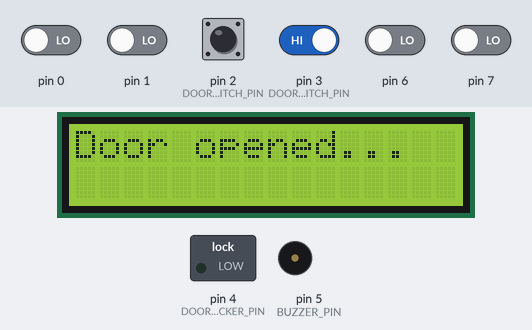
The sketch below on a simulated Arduino Uno, built with avr-gcc and run on an emulated ATmega328P. Parts: 16×2 character LCD, switched loads named in the sketch (green lamp = pin HIGH), buzzer (waves = sounding). The inputs (shaded band) are chosen by the test bench; at power-on: pin 2 (DOOR_CLOSE_SWITCH_PIN), pin 3 (DOOR_UNLOCK_SWITCH_PIN) HIGH, pin 0, pin 1, pin 6, pin 7 LOW. Pins used as bus, display or sensor lines are not drawn.

Above: at 2.0 s.
2.1 s: pin 2 (DOOR_CLOSE_SWITCH_PIN) pulled LOW for 0.15 s
At 2.6 s:
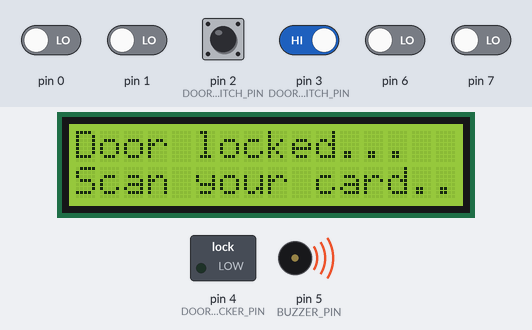
2.8 s: pin 2 (DOOR_CLOSE_SWITCH_PIN) driven LOW and pin 3 (DOOR_UNLOCK_SWITCH_PIN) driven LOW
At 4.3 s:
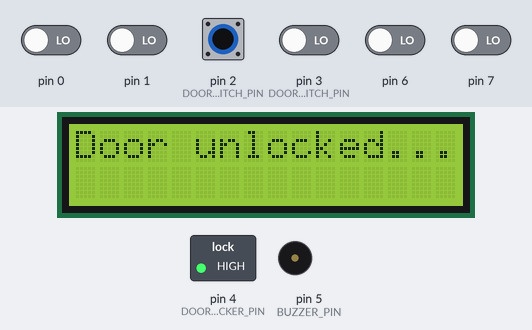
5.0 s: pin 2 (DOOR_CLOSE_SWITCH_PIN) driven HIGH
At 5.27 s:
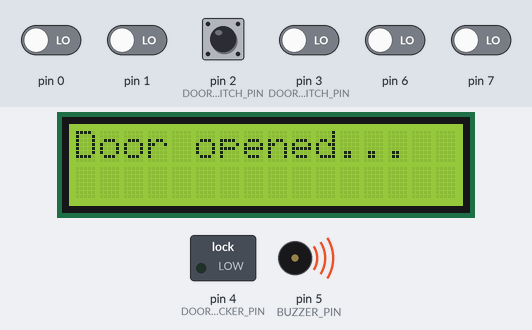
7.2 s: pin 2 (DOOR_CLOSE_SWITCH_PIN) driven LOW
At 8.8 s:
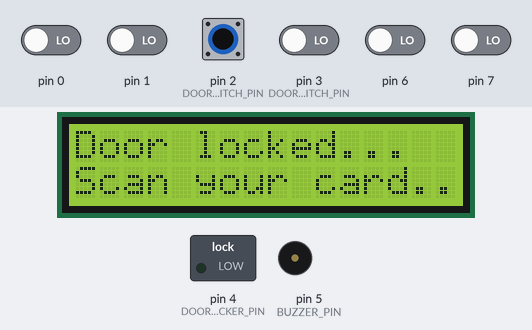
9.4 s: pin 2 (DOOR_CLOSE_SWITCH_PIN) driven HIGH
At 9.58 s:
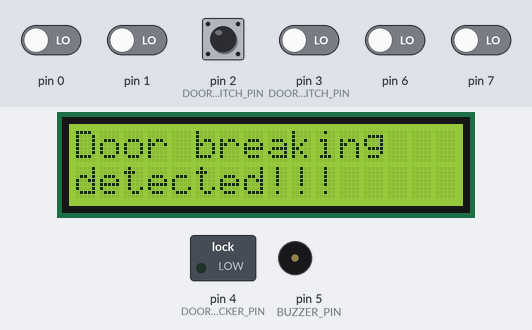
Timing chart, 0 to 12.5 s (numbered marks = the images above; inputs shaded):
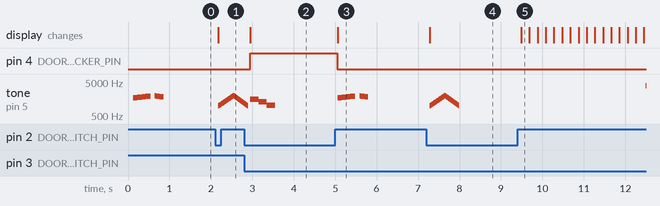

Measured:
- after the input at 2.1 s, tone on pin 5 (BUZZER_PIN): plays 1000 Hz for 0.01 s, 1020 Hz for 0.01 s, 1040 Hz for 0.01 s, 1060 Hz for 0.01 s, 1081 Hz for 0.01 s, 1102 Hz for 0.01 s … (62 notes in this stretch), starting after 0.08 s; the display: changes after 0.08 s (image 1)
- after the input at 2.8 s, pin 4 (DOOR_LOCKER_PIN): LOW → HIGH after 0.15 s; the display: changes after 0.15 s (image 2)
- after the input at 5.0 s, pin 4 (DOOR_LOCKER_PIN): HIGH → LOW after 0.05 s; tone on pin 5 (BUZZER_PIN): plays 1700 Hz for 0.03 s, 1717 Hz for 0.03 s, 1734 Hz for 0.03 s, 1751 Hz for 0.03 s, 1768 Hz for 0.03 s, 1785 Hz for 0.03 s … (21 notes in this stretch), starting after 0.07 s; the display: changes after 0.07 s (image 3)
- after the input at 7.2 s, tone on pin 5 (BUZZER_PIN): plays 1000 Hz for 0.01 s, 1020 Hz for 0.01 s, 1040 Hz for 0.01 s, 1060 Hz for 0.01 s, 1081 Hz for 0.01 s, 1102 Hz for 0.01 s … (70 notes in this stretch), starting after 0.08 s; the display: changes after 0.08 s (image 4)
- after the input at 9.4 s, tone on pin 5 (BUZZER_PIN): silent → 3841 Hz after 3.1 s; the display: changes after 0.09 s (image 5)

The sketch:

rfid-door-lock-system.ino
```cpp
/*
 RFID Door Lock System


 Designed for Amelia Ipango's Final Project

 Created 13 February 2018
 @Gorontalo, Indonesia
 by ZulNs
 */

#include <SPI.h>
#include <MFRC522.h>
#include <LiquidCrystal_I2C.h>

#define RST_PIN                 9    // Configurable, see typical pin layout above
#define SS_PIN                  10   // Configurable, see typical pin layout above
#define KNOWN_CARDS             3
#define ID_LENGTH               4
#define DOOR_CLOSE_SWITCH_PIN   2    // Sense by INT0
#define DOOR_UNLOCK_SWITCH_PIN  3    // Sense by INT1
#define DOOR_LOCKER_PIN         4
#define BUZZER_PIN              5
#define DOOR_STATE_LOCKED       0
#define DOOR_STATE_UNLOCKED     1
#define DOOR_STATE_OPENED       2
#define UNLOCKED_PERIOD         30000
#define SLEEP_PERIOD            60000

byte cardIds[][4] =
{
  { 0x05, 0xA0, 0x18, 0x48 },
  { 0xA5, 0x7A, 0x18, 0x48 },
  { 0xD5, 0xB8, 0x1F, 0x48 }
};

char * persons[] = { "ZulNs", "Ellen", "Amel" };

volatile boolean isInt0 = false;
volatile boolean isInt1 = false;
boolean isWaitingForSleep = false;
byte doorState;
long unlockedTimeout;
long sleepTimeout;

MFRC522 rfid(SS_PIN, RST_PIN);   // Create MFRC522 instance
MFRC522::MIFARE_Key key;
// creates lcd as LiquidCrystal object
LiquidCrystal_I2C lcd(0x27, 16, 2);

void setup()
{
  SPI.begin(); // Init SPI bus
  rfid.PCD_Init(); // Init MFRC522
  lcd.init();
  lcd.backlight();

  PORTD |= bit(DOOR_CLOSE_SWITCH_PIN) | bit(DOOR_UNLOCK_SWITCH_PIN); // sets PD2 & PD3 as input pull-up
  bitSet(DDRD, DOOR_LOCKER_PIN); // sets PD4 as output
  EICRA |= bit(ISC00) | bit(ISC10); // INT0 & INT1 set on change state

  lcd.print(F("Door "));
  if (bitRead(PIND, DOOR_CLOSE_SWITCH_PIN))
  {
    lcd.print(F("opened..."));
    doorState = DOOR_STATE_OPENED;
    enableInt0();
    doorOpenedTone();
  }
  else
  {
    lcd.print(F("locked..."));
    lcd.setCursor(0, 1);
    lcd.print(F("Scan your card.."));
    doorState = DOOR_STATE_LOCKED;
    enableInt0();
    enableInt1();
    doorLockedTone();
  }

  for (byte i = 0; i < 6; i++)
  {
    key.keyByte[i] = 0xFF;
  }

  enableSleepLCD();
}

void loop()
{
  if (isWaitingForSleep && millis() >= sleepTimeout)
  {
    sleepLCD();
  }
  if (doorState == DOOR_STATE_LOCKED)
  {
    if (isInt0)
    {
      disableInt0();
      if (!ensureSwitchState(DOOR_CLOSE_SWITCH_PIN))
      {
        enableInt0();
        return;
      }
      disableInt1();
      lcd.clear();
      lcd.print(F("Door breaking"));
      lcd.setCursor(0, 1);
      lcd.print(F("detected!!!"));
      alertToneS(0);
    }

    if (isInt1)
    {
      disableInt1();
      if (isInt1 && ensureSwitchState(DOOR_UNLOCK_SWITCH_PIN))
      {
        enableInt1();
        return;
      }
      lcd.clear();
      lcd.backlight();
      lcd.print(F("Door unlocked..."));
      unlockDoor();
    }

    else if (detectCard())
    {
      disableInt1();
      unlockDoor();
    }
  }

  else if (doorState == DOOR_STATE_UNLOCKED)
  {
    if (millis() > unlockedTimeout)
    {
      bitClear(PORTD, DOOR_LOCKER_PIN);
      doorState = DOOR_STATE_LOCKED;
      enableInt1();
      lcd.clear();
      lcd.backlight();
      lcd.print(F("Door locked..."));
      lcd.setCursor(0, 1);
      lcd.print(F("Scan your card.."));
      doorLockedTone();
      enableSleepLCD();
      return;
    }

    if (isInt0)
    {
      disableInt0();
      if (!ensureSwitchState(DOOR_CLOSE_SWITCH_PIN))
      {
        enableInt0();
        return;
      }
      bitClear(PORTD, DOOR_LOCKER_PIN);
      doorState = DOOR_STATE_OPENED;
      enableInt0();
      lcd.clear();
      lcd.backlight();
      lcd.print(F("Door opened..."));
      doorOpenedTone();
      enableSleepLCD();
    }
  }

  else if (doorState == DOOR_STATE_OPENED)
  {
    if (isInt0)
    {
      disableInt0();
      if (ensureSwitchState(DOOR_CLOSE_SWITCH_PIN))
      {
        enableInt0();
        return;
      }
      doorState = DOOR_STATE_LOCKED;
      enableInt0();
      enableInt1();
      lcd.clear();
      lcd.backlight();
      lcd.print(F("Door locked..."));
      lcd.setCursor(0, 1);
      lcd.print(F("Scan your card.."));
      doorLockedTone();
      enableSleepLCD();
    }
  }
}

void unlockDoor()
{
  bitSet(PORTD, DOOR_LOCKER_PIN);
  doorState = DOOR_STATE_UNLOCKED;
  unlockedTimeout = millis() + UNLOCKED_PERIOD;
  doorUnlockedTone();
  enableSleepLCD();
}

ISR(INT0_vect)
{
  isInt0 = true;
}

ISR(INT1_vect)
{
  isInt1 = true;
}

void enableInt0()
{
  cli();
  bitSet(EIFR, INTF0); // clears any outstanding INT0 interrupt
  bitSet(EIMSK, INT0); // enables INT0 interrupt
  sei();
}

void disableInt0()
{
  cli();
  bitClear(EIMSK, INT0); // disables INT0 interrupt
  sei();
  isInt0 = false;
}

void enableInt1()
{
  cli();
  bitSet(EIFR, INTF1); // clears any outstanding INT1 interrupt
  bitSet(EIMSK, INT1); // enables INT1 interrupt
  sei();
}

void disableInt1()
{
  cli();
  bitClear(EIMSK, INT1); // disables INT1 interrupt
  sei();
  isInt1 = false;
}

boolean ensureSwitchState(byte switchPin)
{
  boolean state0 = bitRead(PIND, switchPin);
  boolean state1;
  while (true)
  {
    delay(50);
    state1 = bitRead(PIND, switchPin);
    if (state0 == state1);
    {
      return state0;
    }
    state0 = state1;
  }
}

void enableSleepLCD()
{
  sleepTimeout = millis() + SLEEP_PERIOD;
  isWaitingForSleep = true;
}

void sleepLCD()
{
  lcd.noBacklight();
  lcd.clear();
  isWaitingForSleep = false;
}

void alertToneS(byte ctr)
{
  while (ctr == 0)
  {
    alertTone();
  }
  while (ctr > 0 && !isInt0 && !isInt1)
  {
    alertTone();
    ctr--;
  }
  lcd.backlight();
}

void alertTone()
{
  float sinVal;
  int toneVal;
  lcd.backlight();
  for (byte i = 0; i < 180; i++)
  {
    sinVal = sin(i * 3.14159 / 180);
    toneVal = 2000 + int(sinVal * 2000);
    tone(BUZZER_PIN, toneVal);
    delay(2);
    if (i == 90)
    {
      lcd.noBacklight();
    }
  }
  noTone(BUZZER_PIN);
}

void doorOpenedTone()
{
  for (int i = 1700; i < 1944; i *= 1.01)
  {
    tone(BUZZER_PIN, i);
    delay(30);
  }
  noTone(BUZZER_PIN);
  delay(100);
  for (int i = 1944; i > 1808; i *= 0.99)
  {
    tone(BUZZER_PIN, i);
    delay(30);
  }
  noTone(BUZZER_PIN);
}

void doorLockedTone()
{
  for (int i = 1000; i < 2000; i *= 1.02)
  {
    tone(BUZZER_PIN, i);
    delay(10);
  }
  for (int i = 2000; i > 1000; i *= 0.98)
  {
    tone(BUZZER_PIN, i);
    delay(10);
  }
  noTone(BUZZER_PIN);
}

void doorUnlockedTone()
{
  tone(BUZZER_PIN, 1568);
  delay(200);
  tone(BUZZER_PIN, 1318);
  delay(200);
  tone(BUZZER_PIN, 1046, 200);
}

boolean detectCard()
{
  // Look for new cards
  if (!rfid.PICC_IsNewCardPresent())
  {
    return false;
  }

  // Verify if the NUID has been readed
  if (!rfid.PICC_ReadCardSerial())
  {
    return false;
  }

  MFRC522::PICC_Type piccType = rfid.PICC_GetType(rfid.uid.sak);

  lcd.backlight();
  lcd.clear();

  // Check is the PICC of Classic MIFARE type
  if (piccType != MFRC522::PICC_TYPE_MIFARE_MINI &&
      piccType != MFRC522::PICC_TYPE_MIFARE_1K &&
      piccType != MFRC522::PICC_TYPE_MIFARE_4K)
  {
    lcd.print(F("Unsupported card"));
    lcd.setCursor(0, 1);
    lcd.print(F("type!!!"));
    alertToneS(10);
    enableSleepLCD();
    return false;
  }

  boolean isKnownCard;
  byte person;
  for (byte i = 0; i < KNOWN_CARDS; i++)
  {
    isKnownCard = true;
    for (byte j = 0; j < ID_LENGTH; j++)
    {
      if (cardIds[i][j] != rfid.uid.uidByte[j])
      {
        isKnownCard = false;
        break;
      }
    }
    if (isKnownCard)
    {
      person = i;
      break;
    }
  }

  if (isKnownCard)
  {
    lcd.print(F("Hi "));
    lcd.print(persons[person]);
    lcd.print(F(","));
    lcd.setCursor(0, 1);
    lcd.print(F("door unlocked..."));
  }
  else
  {
    lcd.print(F("Unrecognized"));
    lcd.setCursor(0, 1);
    lcd.print(F("card!!!"));
    alertToneS(30);
    enableSleepLCD();
  }

  // Halt PICC
  rfid.PICC_HaltA();

  // Stop encryption on PCD
  rfid.PCD_StopCrypto1();

  return isKnownCard;
}
```
